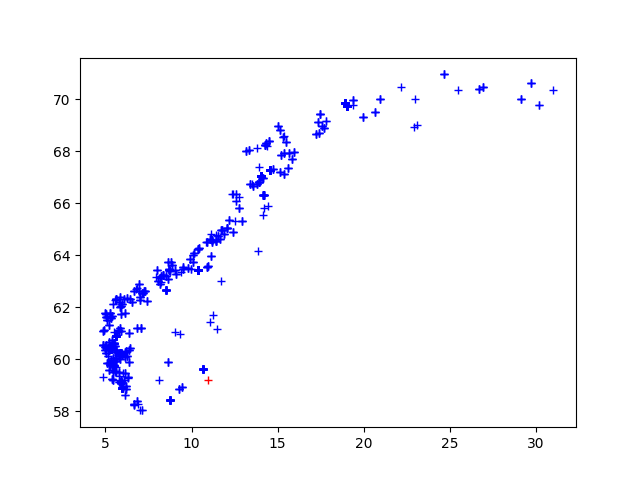

This chart was generated by the following Python code:
import csv

lats = []
lons = []
matlons = []
matlats = []
matlon = 0
matlat = 0
lat = 0
lon = 0

with open('Akvakulturregisteret.csv', newline='', encoding='iso-8859-1') as csvfile:
    akvareader = csv.reader(csvfile, delimiter=';')
    for row in akvareader:
        try:
            if row[11] == "MATFISK":        #Sjekker hvor produksjonen av fisk til mat er 
                matlat = float(row[-2])
                matlon = float(row[-1])
            if row[11] == "SETTEFISK":      #Sjekker hvor produksjonen av fisk til sette er
                lat = float(row[-2]) # latitude is second last
                lon = float(row[-1]) # longitude is last
            elif ValueError:
                continue
        except ValueError:
            continue

        lats.append(lat)
        lons.append(lon)
        matlons.append(matlon)
        matlats.append(matlat)

try:
    import matplotlib.pyplot as plt
    plt.plot(lons,lats,'+b')
    plt.plot(matlon,matlat, '+r')
    plt.savefig("uke_12_oppg_6d.png")
    plt.show()
except (ImportError, ModuleNotFoundError) as e:
    print(f'Import of matplotlib failed: {e}')
    print(f'We have {len(lats)} latitudes and {len(lons)} longitudes')